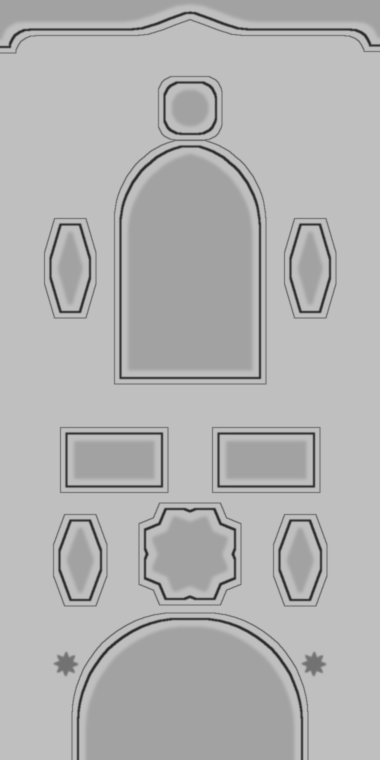
#> input picture uretim/dunya-menzil/ending/tex/rahle_A.png, 760 x 1520 px (shown at 1/2 size)
$ python photo_motion.py tex/rahle_A.png out.png
#> lines starting #> are read from the running program, lines starting #| are printed output that depends on the picture
"""Photo -> camera-like motion clip (2.5D parallax from a monocular depth map).

python3 ending/photo_motion.py IN.png OUT_DIR [--frames 180] [--push 0.045] [--drift 0.010]

- Depth: Depth-Anything-V2-Small (transformers). Near = larger parallax.
- Camera: slow, eased dolly-in with a slight lateral arc and sub-pixel handheld micro-drift, like a gimbal shot.
- Backward warp per frame (cv2.remap) with the source depth as target-depth proxy (small motion), so the image
  is never cut or distorted; holes cannot appear because we over-scan by a few percent.
- Light film grain identical in character to a real sensor (re-randomised per frame, very fine)."""
import sys, os, math, argparse
import numpy as np
import cv2
from PIL import Image

ap = argparse.ArgumentParser()
ap.add_argument('src'); ap.add_argument('out')
ap.add_argument('--frames', type=int, default=180)
ap.add_argument('--push', type=float, default=0.045)      # total zoom-in (fraction)
ap.add_argument('--drift', type=float, default=0.010)     # lateral arc (fraction of width)
ap.add_argument('--parallax', type=float, default=0.018)  # max parallax shift for the nearest pixels (fraction)
ap.add_argument('--grain', type=float, default=2.2)
ap.add_argument('--w', type=int, default=1080); ap.add_argument('--h', type=int, default=1920)
a = ap.parse_args()
os.makedirs(a.out, exist_ok=True)

img = Image.open(a.src).convert('RGB')
# fit to 9:16 by centre crop, at 1.12x output resolution for over-scan headroom
W, H = a.w, a.h
S = 1.12
tw, th = int(W * S), int(H * S)
r = max(tw / img.width, th / img.height)
#> r = 1.59
img = img.resize((math.ceil(img.width * r), math.ceil(img.height * r)), Image.LANCZOS)
#> img: PIL image 1209x2418 RGB
x0, y0 = (img.width - tw) // 2, (img.height - th) // 2
#> x0 = 0; y0 = 134
img = img.crop((x0, y0, x0 + tw, y0 + th))
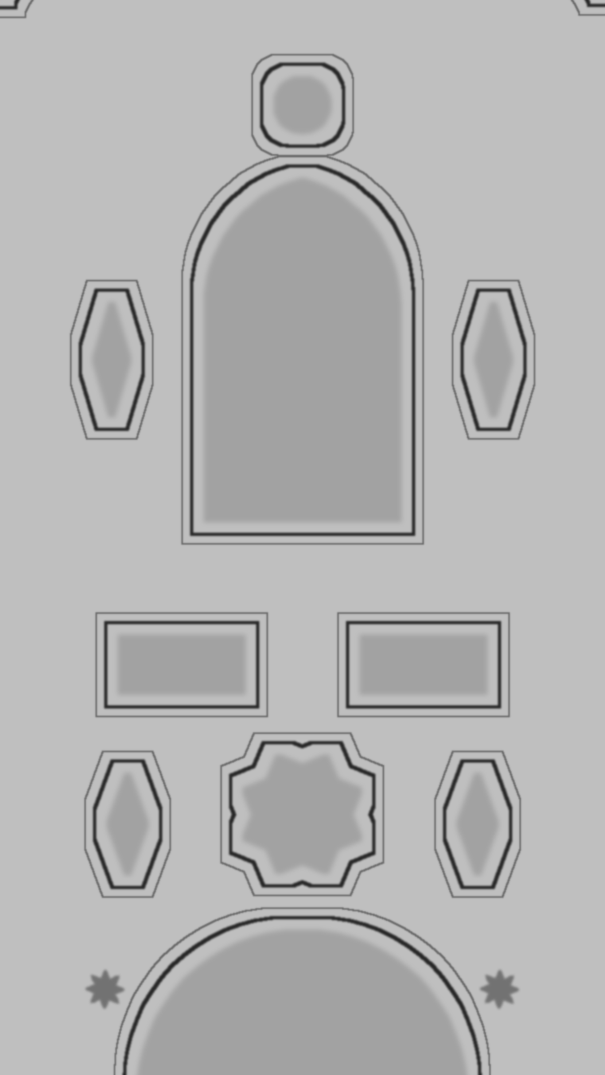
#> img: PIL image 1209x2150 RGB (shown at 1/2 size); min 40, max 191, mean 179.3
src = np.asarray(img).astype(np.float32)

# depth
dpath = os.path.join(a.out, '_depth.npy')
if os.path.exists(dpath):
    depth = np.load(dpath)
else:
    from transformers import pipeline
#> (the run stopped early here; a loop or call above may not have finished)
